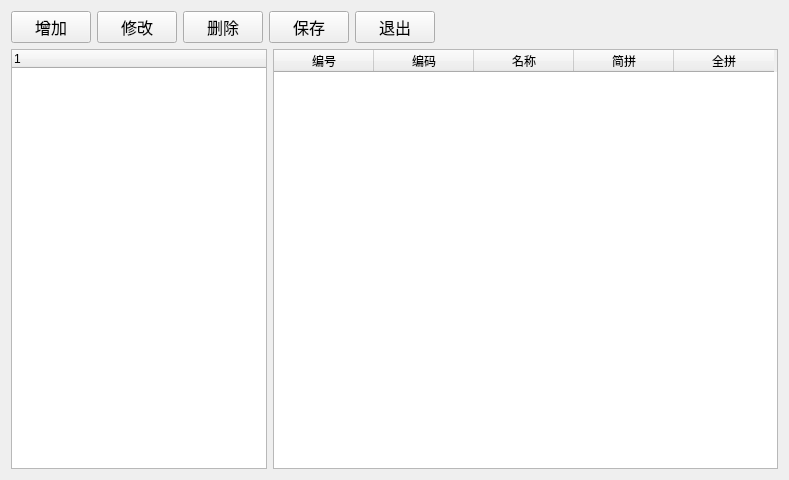
<?xml version="1.0" encoding="UTF-8"?>
<ui version="4.0">
 <class>Insurancetype</class>
 <widget class="QWidget" name="Insurancetype">
  <property name="geometry">
   <rect>
    <x>0</x>
    <y>0</y>
    <width>789</width>
    <height>480</height>
   </rect>
  </property>
  <property name="windowTitle">
   <string>医保类型</string>
  </property>
  <layout class="QHBoxLayout" name="horizontalLayout_3">
   <item>
    <layout class="QVBoxLayout" name="verticalLayout">
     <item>
      <layout class="QHBoxLayout" name="horizontalLayout_2">
       <item>
        <widget class="QPushButton" name="addButton">
         <property name="sizePolicy">
          <sizepolicy hsizetype="Fixed" vsizetype="Fixed">
           <horstretch>0</horstretch>
           <verstretch>0</verstretch>
          </sizepolicy>
         </property>
         <property name="font">
          <font>
           <family>Agency FB</family>
           <pointsize>12</pointsize>
          </font>
         </property>
         <property name="text">
          <string>增加</string>
         </property>
        </widget>
       </item>
       <item>
        <widget class="QPushButton" name="editButton">
         <property name="sizePolicy">
          <sizepolicy hsizetype="Fixed" vsizetype="Fixed">
           <horstretch>0</horstretch>
           <verstretch>0</verstretch>
          </sizepolicy>
         </property>
         <property name="font">
          <font>
           <family>Agency FB</family>
           <pointsize>12</pointsize>
          </font>
         </property>
         <property name="text">
          <string>修改</string>
         </property>
        </widget>
       </item>
       <item>
        <widget class="QPushButton" name="deleteButton">
         <property name="sizePolicy">
          <sizepolicy hsizetype="Fixed" vsizetype="Fixed">
           <horstretch>0</horstretch>
           <verstretch>0</verstretch>
          </sizepolicy>
         </property>
         <property name="font">
          <font>
           <family>Agency FB</family>
           <pointsize>12</pointsize>
          </font>
         </property>
         <property name="text">
          <string>删除</string>
         </property>
        </widget>
       </item>
       <item>
        <widget class="QPushButton" name="saveButton">
         <property name="sizePolicy">
          <sizepolicy hsizetype="Fixed" vsizetype="Fixed">
           <horstretch>0</horstretch>
           <verstretch>0</verstretch>
          </sizepolicy>
         </property>
         <property name="font">
          <font>
           <family>Agency FB</family>
           <pointsize>12</pointsize>
          </font>
         </property>
         <property name="text">
          <string>保存</string>
         </property>
        </widget>
       </item>
       <item>
        <widget class="QPushButton" name="exitButton">
         <property name="sizePolicy">
          <sizepolicy hsizetype="Fixed" vsizetype="Fixed">
           <horstretch>0</horstretch>
           <verstretch>0</verstretch>
          </sizepolicy>
         </property>
         <property name="font">
          <font>
           <family>Agency FB</family>
           <pointsize>12</pointsize>
          </font>
         </property>
         <property name="text">
          <string>退出</string>
         </property>
        </widget>
       </item>
       <item>
        <spacer name="horizontalSpacer_2">
         <property name="orientation">
          <enum>Qt::Horizontal</enum>
         </property>
         <property name="sizeHint" stdset="0">
          <size>
           <width>40</width>
           <height>20</height>
          </size>
         </property>
        </spacer>
       </item>
       <item>
        <widget class="QLabel" name="label">
         <property name="sizePolicy">
          <sizepolicy hsizetype="Expanding" vsizetype="Preferred">
           <horstretch>0</horstretch>
           <verstretch>0</verstretch>
          </sizepolicy>
         </property>
         <property name="text">
          <string/>
         </property>
        </widget>
       </item>
       <item>
        <spacer name="horizontalSpacer">
         <property name="orientation">
          <enum>Qt::Horizontal</enum>
         </property>
         <property name="sizeHint" stdset="0">
          <size>
           <width>40</width>
           <height>20</height>
          </size>
         </property>
        </spacer>
       </item>
      </layout>
     </item>
     <item>
      <layout class="QHBoxLayout" name="horizontalLayout">
       <item>
        <widget class="QTreeWidget" name="treeWidget">
         <property name="sizePolicy">
          <sizepolicy hsizetype="Fixed" vsizetype="Expanding">
           <horstretch>0</horstretch>
           <verstretch>0</verstretch>
          </sizepolicy>
         </property>
         <column>
          <property name="text">
           <string notr="true">1</string>
          </property>
         </column>
        </widget>
       </item>
       <item>
        <widget class="QTableWidget" name="tableWidget">
         <column>
          <property name="text">
           <string>编号</string>
          </property>
         </column>
         <column>
          <property name="text">
           <string>编码</string>
          </property>
         </column>
         <column>
          <property name="text">
           <string>名称</string>
          </property>
         </column>
         <column>
          <property name="text">
           <string>简拼</string>
          </property>
         </column>
         <column>
          <property name="text">
           <string>全拼</string>
          </property>
         </column>
        </widget>
       </item>
      </layout>
     </item>
    </layout>
   </item>
  </layout>
 </widget>
 <layoutdefault spacing="6" margin="11"/>
 <resources/>
 <connections/>
</ui>
